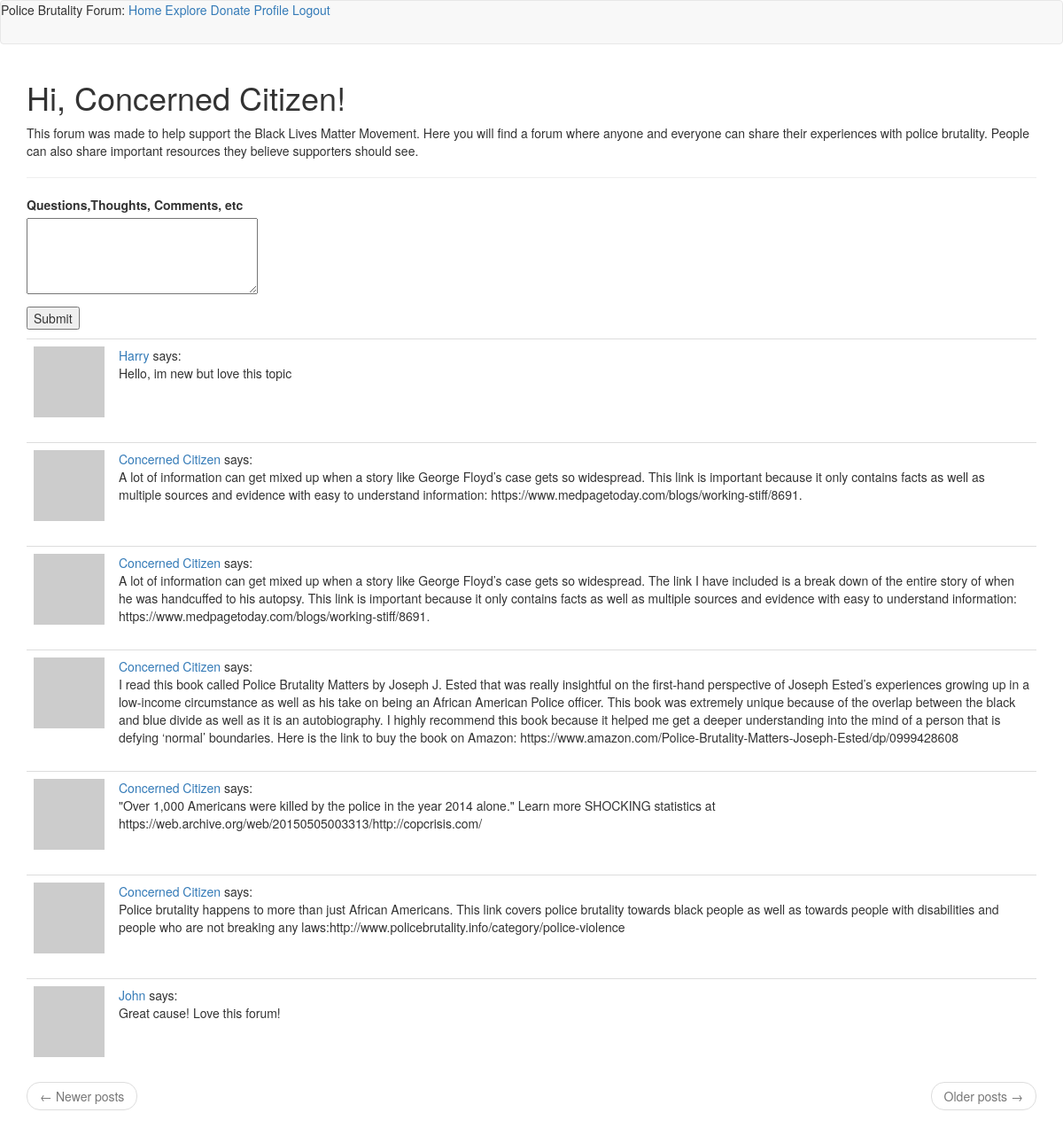
Page /forum (signed in) on the committed database.
### app/models.py (models this page shows, shortened)
class User(UserMixin, db.Model):
    id = db.Column(db.Integer, primary_key=True)
    username = db.Column(db.String(64), index=True, unique=True)
    email = db.Column(db.String(120), index=True, unique=True)
    password_hash = db.Column(db.String(128))
    posts = db.relationship('Post', backref='author', lazy='dynamic')
    about_me = db.Column(db.String(140))
    last_seen = db.Column(db.DateTime, default=datetime.utcnow)
    def avatar(self, size):
        digest = md5(self.email.lower().encode('utf-8')).hexdigest()
        return 'https://www.gravatar.com/avatar/{}?d=identicon&s={}'.format(digest, size)
    followed = db.relationship(
        'User', secondary=followers,
        primaryjoin=(followers.c.follower_id == id),
        secondaryjoin=(followers.c.followed_id == id),
        backref=db.backref('followers', lazy='dynamic'), lazy='dynamic')

class Post(db.Model):
    id = db.Column(db.Integer, primary_key=True)
    body = db.Column(db.String(5000))
    timestamp = db.Column(db.DateTime, index=True, default=datetime.utcnow)
    user_id = db.Column(db.Integer, db.ForeignKey('user.id'))

### app/routes.py (the view)
@app.route('/forum',methods=['GET','POST'])
@login_required
def forum():
    form=PostForm()
    if form.validate_on_submit():
        post=Post(body=form.post.data,author=current_user)
        db.session.add(post)
        db.session.commit()
        flash('Your post is now live!')
        return redirect(url_for('forum'))
    page = request.args.get('page',1,type=int)
    posts = Post.query.order_by(Post.timestamp.desc()).paginate(page,app.config['POSTS_PER_PAGE'],False)
    next_url = url_for('forum', page=posts.next_num) \
        if posts.has_next else None
    prev_url = url_for('forum', page=posts.prev_num) \
        if posts.has_prev else None
    return render_template('forum.html', title='Explore',form=form,posts=posts.items,next_url=next_url,prev_url=prev_url,numb=0)

### app/forms.py
class PostForm(FlaskForm):
    post = TextAreaField('Questions,Thoughts, Comments, etc',validators=[DataRequired(),Length(min=1,max=140)])
    submit=SubmitField('Submit')

### app/models.py (called while the page is built)
@login.user_loader
def load_user(id):
    return User.query.get(int(id))

### app/routes.py (called while the page is built)
@app.before_request
def before_request():
    if current_user.is_authenticated:
        current_user.last_seen = datetime.utcnow()
        db.session.commit()

### app/templates/forum.html (shortened to what this page needs)
{% extends "base.html" %}
{% import 'bootstrap/wtf.html' as wtf %}
{% block app_content %}
    {%if current_user.is_anonymous%}
    <h1>Welcome to the Police Brutality Forum!</h1>
    {%else%}
    <h1>Hi, {{ current_user.username }}!</h1>
    {%endif%}
    <p>This forum was made to help support the Black Lives Matter Movement. Here you will find a forum where anyone and everyone can share their experiences with police brutality. People can also share important resources they believe supporters should see.</p>
    <hr>
    <form action = "" method="post">
        <p>
            {{form.post.label}}<br>
            {{form.post(cols=32,rows=4)}}<br>
        </p>
        <p>{{form.submit()}}</p>
    </form>
    {% for post in posts %}
        {%include '_post.html'%}
    {% endfor %}
    <nav aria-label="...">
        <ul class="pager">
            <li class="previous{% if not prev_url %} disabled{% endif %}">
                <a href="{{ prev_url or '#' }}">
                    <span aria-hidden="true">&larr;</span> Newer posts
                </a>
            </li>
            <li class="next{% if not next_url %} disabled{% endif %}">
                <a href="{{ next_url or '#' }}">
                    Older posts <span aria-hidden="true">&rarr;</span>
                </a>
            </li>
        </ul>
    </nav>
{% endblock %}

### app/templates/base.html (shortened to what this page needs)
{%extends 'bootstrap/base.html'%}
{%block navbar%}
    <nav class="navbar navbar-default">
        Police Brutality Forum:
        <a href="{{ url_for('index') }}">Home</a>
        <a href="{{url_for('forum')}}">Explore</a>
        <a href="{{url_for('donation')}}">Donate</a>
        {% if current_user.is_anonymous %}
        <a href="{{ url_for('login') }}">Login</a>
        {% else %}
        <a href="{{ url_for('user', username=current_user.username) }}">Profile</a>
        <a href="{{ url_for('logout') }}">Logout</a>
        {% endif %}
    </nav>
{%endblock%}
{%block content%}
    <div class="container">
        {%block app_content%}{%endblock%}
    </div>
{%endblock%}

### app/templates/_post.html
<table class="table table-hover">
    <tr>
        <td width="70px">
            <a href="{{ url_for('user', username=post.author.username) }}"><img src="{{ post.author.avatar(70) }}" /></a>
        </td>
        <td>
            <a href="{{ url_for('user', username=post.author.username) }}">{{ post.author.username }}</a>
            says:<br>
            {{ post.body }}
        </td>
    </tr>
</table>

### rows in the picture
User: username "Concerned Citizen"
Post: author.username "Harry", body "Hello, im new but love this topic"
Post: author.username "Concerned Citizen", body "A lot of information can get mixed up when a story like George Floyd’s case gets so widespread. This link is important because it only contains facts as well as multiple sources and evidence with easy to understand information: https://www.medpagetoday.com/blogs/working-stiff/8691."
Post: author.username "Concerned Citizen", body "A lot of information can get mixed up when a story like George Floyd’s case gets so widespread. The link I have included is a break down of the entire story of when he was handcuffed to his autopsy. This link is important because it only contains facts as well as multiple sources and evidence with easy to understand information: https://www.medpagetoday.com/blogs/working-stiff/8691."
Post: author.username "Concerned Citizen", body "I read this book called Police Brutality Matters by Joseph J. Ested that was really insightful on the first-hand perspective of Joseph Ested’s experiences growing up in a low-income circumstance as well as his take on being an African American Police officer. This book was extremely unique because of the overlap between the black and blue divide as well as it is an autobiography. I highly recommend this book because it helped me get a deeper understanding into the mind of a person that is defying ‘normal’ boundaries. Here is the link to buy the book on Amazon: https://www.amazon.com/Police-Brutality-Matters-Joseph-Ested/dp/0999428608"
Post: author.username "Concerned Citizen", body "\"Over 1,000 Americans were killed by the police in the year 2014 alone.\" Learn more SHOCKING statistics at https://web.archive.org/web/20150505003313/http://copcrisis.com/"
Post: author.username "Concerned Citizen", body "Police brutality happens to more than just African Americans. This link covers police brutality towards black people as well as towards people with disabilities and people who are not breaking any laws:http://www.policebrutality.info/category/police-violence"
Post: author.username "John", body "Great cause! Love this forum!"
